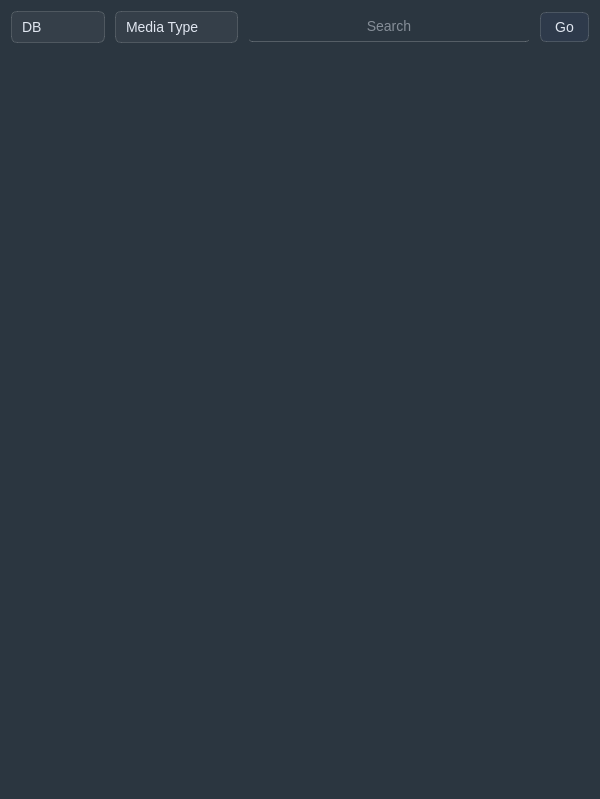
<?xml version="1.0" encoding="UTF-8"?>
<ui version="4.0">
 <class>add_widget</class>
 <widget class="QWidget" name="add_widget">
  <property name="geometry">
   <rect>
    <x>0</x>
    <y>0</y>
    <width>600</width>
    <height>799</height>
   </rect>
  </property>
  <property name="minimumSize">
   <size>
    <width>400</width>
    <height>600</height>
   </size>
  </property>
  <property name="maximumSize">
   <size>
    <width>600</width>
    <height>800</height>
   </size>
  </property>
  <property name="windowTitle">
   <string>Form</string>
  </property>
  <property name="styleSheet">
   <string notr="true">QLineEdit {
    color: #e0e6f0; /* light gray text for dark bg */
    font-size: 14px;
    background-color: rgba(255, 255, 255, 0.05); /* slightly visible bg for input field */
    padding: 6px;
    border: none;
    border-bottom: 1px solid rgba(255, 255, 255, 0.2); /* soft light line before focus */
    border-radius: 4px;
}

QLineEdit:hover {
    background-color: rgba(255, 255, 255, 0.1); /* slightly brighter on hover */
}

QLineEdit:focus {
    outline: none;
    border-bottom: 2px solid #5891ff; /* bright blue focus line */
    background-color: rgba(255, 255, 255, 0.12);
}

QLabel {
    border: 1px solid white;   /* White border */
    border-radius: 6px;        /* Rounded corners (optional) */
    padding: 4px;              /* Space inside */
}

QWidget { 
	background-color: #2b3640;
}

QPushButton {
    color: #e0e6f0; /* light text */
    font-size: 14px;
    background-color: #2e3a4b; /* dark gray-blue button */
    border: 1px solid rgba(255, 255, 255, 0.15);
    border-radius: 6px;
    padding: 6px 14px;
}

QPushButton:hover {
    background-color: #3c4d63; /* lighter on hover */
    border: 1px solid #5891ff; /* subtle blue glow */
}

QPushButton:pressed {
    background-color: #1e2a3a; /* darker when pressed */
    border: 1px solid #4f7de0;
}

QPushButton:disabled {
    color: rgba(255, 255, 255, 0.4);
    background-color: rgba(255, 255, 255, 0.05);
    border: 1px solid rgba(255, 255, 255, 0.1);
}

QComboBox {
    color: #e0e6f0; /* light text */
    font-size: 14px;
    background-color: rgba(255, 255, 255, 0.05); /* subtle transparent bg */
    border: 1px solid rgba(255, 255, 255, 0.15);
    border-radius: 6px;
    padding: 6px 10px;
}

QComboBox:hover {
    background-color: rgba(255, 255, 255, 0.1);
    border: 1px solid #5891ff; /* subtle blue border */
}

QComboBox:focus {
    border: 1px solid #5891ff;
    background-color: rgba(255, 255, 255, 0.12);
    outline: none;
}

/* ▼ Dropdown arrow */
QComboBox::drop-down {
    border: none;
    width: 25px;
    background-color: transparent;
}

QComboBox::down-arrow {
    image: url(:/icons/Icons/sort_by.png); /* replace with your icon */
    width: 20px;
    height: 20px;
}

/* Popup (the dropdown list) */
QComboBox QAbstractItemView {
    background-color: #2e3a4b; /* darker popup background */
    color: #e0e6f0;
    border: 1px solid #5891ff;
    selection-background-color: #3c4d63; /* selected item background */
    selection-color: #ffffff;
}

QDialog {
   color: white;
   border: none;
}

QDialog QLabel {
    color: white;
    border: none;
}</string>
  </property>
  <layout class="QGridLayout" name="gridLayout">
   <item row="0" column="0">
    <layout class="QVBoxLayout" name="verticalLayout">
     <property name="spacing">
      <number>10</number>
     </property>
     <item>
      <layout class="QHBoxLayout" name="horizontalLayout" stretch="2,2,6,0">
       <item>
        <widget class="QComboBox" name="source">
         <property name="sizePolicy">
          <sizepolicy hsizetype="Preferred" vsizetype="Fixed">
           <horstretch>0</horstretch>
           <verstretch>0</verstretch>
          </sizepolicy>
         </property>
         <property name="currentIndex">
          <number>0</number>
         </property>
         <property name="placeholderText">
          <string>Source</string>
         </property>
         <item>
          <property name="text">
           <string>DB</string>
          </property>
         </item>
         <item>
          <property name="text">
           <string>API</string>
          </property>
         </item>
        </widget>
       </item>
       <item>
        <widget class="QComboBox" name="search_media_type">
         <property name="placeholderText">
          <string>Media Type</string>
         </property>
         <item>
          <property name="text">
           <string>Movies</string>
          </property>
         </item>
         <item>
          <property name="text">
           <string>Series</string>
          </property>
         </item>
         <item>
          <property name="text">
           <string>Anime</string>
          </property>
         </item>
         <item>
          <property name="text">
           <string>Games</string>
          </property>
         </item>
         <item>
          <property name="text">
           <string>Manga</string>
          </property>
         </item>
         <item>
          <property name="text">
           <string>Books</string>
          </property>
         </item>
        </widget>
       </item>
       <item>
        <widget class="QLineEdit" name="search_line">
         <property name="sizePolicy">
          <sizepolicy hsizetype="Expanding" vsizetype="Fixed">
           <horstretch>0</horstretch>
           <verstretch>0</verstretch>
          </sizepolicy>
         </property>
         <property name="alignment">
          <set>Qt::AlignmentFlag::AlignCenter</set>
         </property>
         <property name="placeholderText">
          <string>Search</string>
         </property>
        </widget>
       </item>
       <item>
        <widget class="QPushButton" name="serach_button">
         <property name="text">
          <string>Go</string>
         </property>
        </widget>
       </item>
      </layout>
     </item>
     <item>
      <widget class="QScrollArea" name="search_scrollArea">
       <property name="styleSheet">
        <string notr="true">border: none</string>
       </property>
       <property name="widgetResizable">
        <bool>true</bool>
       </property>
       <widget class="QWidget" name="search_scrollArea_widget">
        <property name="geometry">
         <rect>
          <x>0</x>
          <y>0</y>
          <width>580</width>
          <height>732</height>
         </rect>
        </property>
        <property name="styleSheet">
         <string notr="true"/>
        </property>
        <layout class="QGridLayout" name="gridLayout_4">
         <property name="leftMargin">
          <number>0</number>
         </property>
         <property name="topMargin">
          <number>0</number>
         </property>
         <property name="rightMargin">
          <number>0</number>
         </property>
         <property name="bottomMargin">
          <number>0</number>
         </property>
         <property name="spacing">
          <number>0</number>
         </property>
         <item row="0" column="0">
          <layout class="QVBoxLayout" name="search_verticallayout"/>
         </item>
        </layout>
       </widget>
      </widget>
     </item>
    </layout>
   </item>
  </layout>
 </widget>
 <resources>
  <include location="../resources.qrc"/>
 </resources>
 <connections/>
</ui>
